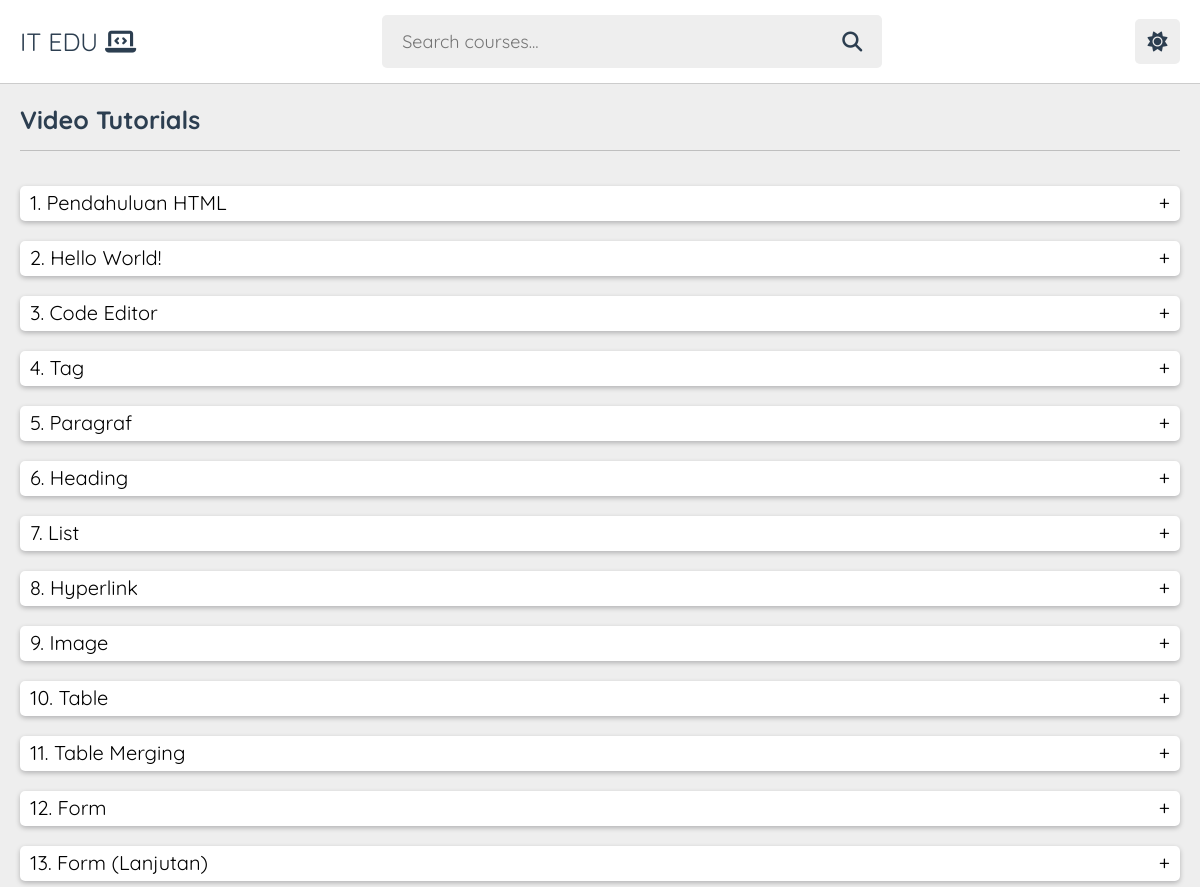
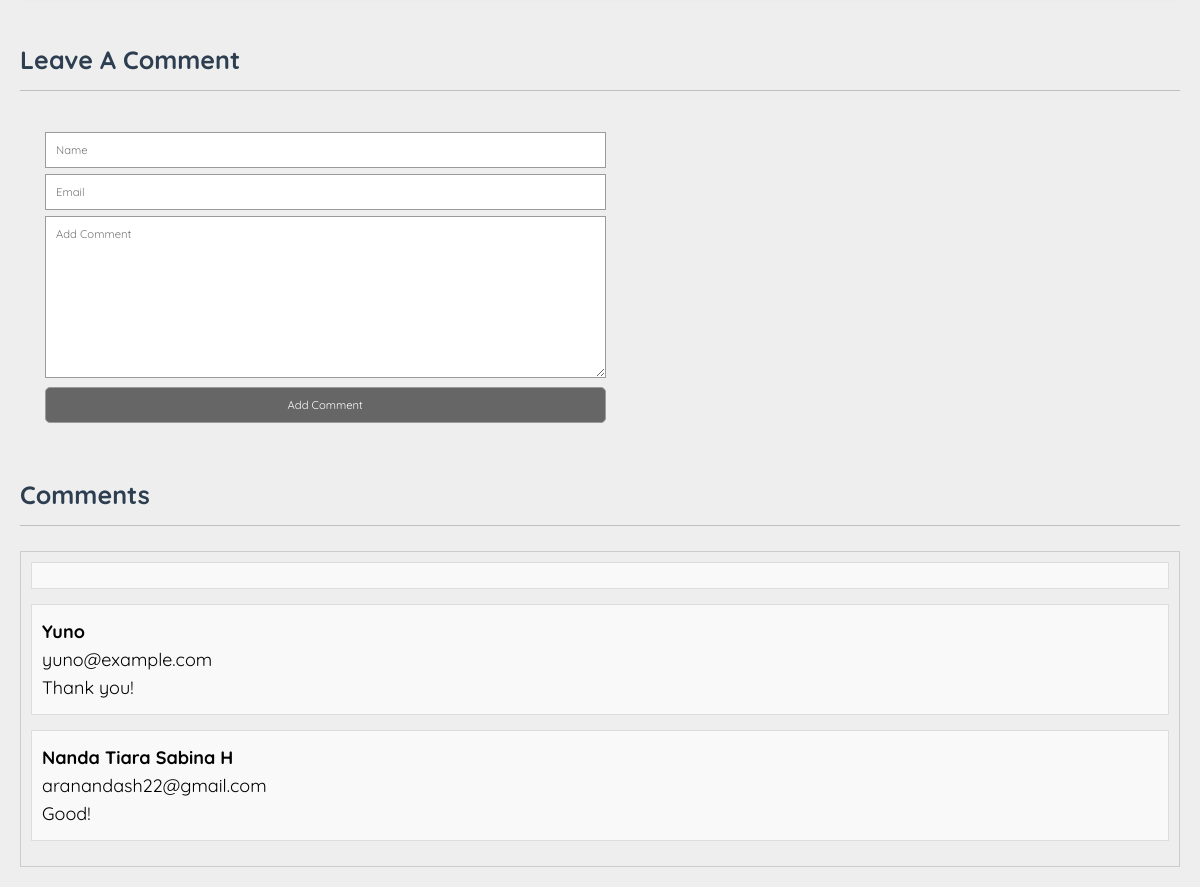
Page /playlist-html.php on the committed database (2 pictures, top to bottom).
### tables this page shows
CREATE TABLE `comments` (
  `id` int(11) NOT NULL,
  `name` varchar(255) NOT NULL,
  `email` varchar(255) NOT NULL,
  `comment` text NOT NULL,
  `date` timestamp NOT NULL DEFAULT current_timestamp() ON UPDATE current_timestamp(),
  `playlist` varchar(255) NOT NULL
);

### playlist-html.php (the view, shortened to what this page needs)
<?php include_once("inc_header.php") ?>
<section class="video-tutorials">
    <h1 class="heading">Video Tutorials</h1>
    <div class="accordion">
        <div class="tutorial">
            <div class="judul">1. Pendahuluan HTML</div>
        </div>
        <div class="tutorial">
            <div class="judul">2. Hello World!</div>
        </div>
        <div class="tutorial">
            <div class="judul">3. Code Editor</div>
        </div>
        <div class="tutorial">
            <div class="judul">4. Tag</div>
        </div>
        <div class="tutorial">
            <div class="judul">5. Paragraf</div>
        </div>
        <div class="tutorial">
            <div class="judul">6. Heading</div>
        </div>
        <div class="tutorial">
            <div class="judul">7. List</div>
        </div>
        <div class="tutorial">
            <div class="judul">8. Hyperlink</div>
        </div>
        <div class="tutorial">
            <div class="judul">9. Image</div>
        </div>
        <div class="tutorial">
            <div class="judul">10. Table</div>
        </div>
        <div class="tutorial">
            <div class="judul">11. Table Merging</div>
        </div>
        <div class="tutorial">
            <div class="judul">12. Form</div>
        </div>
        <div class="tutorial">
            <div class="judul">13. Form (Lanjutan)</div>
        </div>
    </div>
</section>
<section>
    <h1 class="heading">Leave a Comment</h1>
    <div class="comment-box">
        <form class="comment-form" method="post" action="proses_komentar.php">
            <input type="text" placeholder="Name" name="name" />
            <input type="email" placeholder="Email" name="email" />
            <textarea rows="10" placeholder="Add Comment" name="comment"></textarea>
            <input type="submit" value="add comment" class="inline-btn" name="Submit" />
        </form>
    </div>
</section>
<section>
    <h1 class="heading">Comments</h1>
    <div class="comment-section">
        <?php
        $playlist_name = "HTML";
        $sql = "SELECT * FROM comments WHERE playlist = '$playlist_name' ORDER BY id DESC";
        $result = mysqli_query($koneksi, $sql);
        if ($result) {
            while ($row = mysqli_fetch_assoc($result)) {
                echo "<div class='single-comment'>";
                echo "<p><strong>" . $row['name'] . "</strong></p>";
                echo "<p>" . $row['email'] . "</p>";
                echo "<p>" . $row['comment'] . "</p>";
                echo "</div>";
            }
        } else {
            echo "No comments for this playlist yet.";
        }
        ?>
    </div>
</section>
</body>
</html>

### css/style.css (style rules this page uses)
:root { --main-color: #9b9b9b; --red: #e74c3c; --orange: #f39c12; --light-color: #888; --light-bg: #eee; --black: #2c3e50; --white: #fff; --border: 0.1rem solid rgba(0, 0, 0, 0.2); --grey: #666666; }
* { font-family: "Quicksand", sans-serif; margin: 0; padding: 0; box-sizing: border-box; outline: none; border: none; text-decoration: none; }
html { font-size: 62.5%; overflow-x: hidden; }
body { background-color: var(--light-bg); }
section { padding: 2rem; margin: 0 auto; max-width: 1200px; }
.inline-btn, .inline-option-btn, .inline-delete-btn, .btn, .delete-btn, .option-btn { border-radius: 0.5rem; color: #fff; font-size: 1rem; cursor: pointer; text-transform: capitalize; padding: 1rem 3rem; text-align: center; margin-top: 1rem; }
.inline-btn, .inline-option-btn, .inline-delete-btn { display: inline-block; }
.btn, .inline-btn { background-color: var(--grey); }
.heading { font-size: 2.5rem; color: var(--black); margin-bottom: 2.5rem; border-bottom: var(--border); padding-bottom: 1.5rem; text-transform: capitalize; }
.comment-box { width: 100%; border: none; padding: 1.25rem 2.5rem; border-radius: 0.3125rem; display: flex; margin-right: 150px; }
.comment-box input, .comment-form textarea { width: 100%; padding: 1rem; margin: 0.3125rem 0; box-sizing: border-box; outline: none; font-size: 1.125rem; border: 1px solid var(--main-color); }
.accordion { display: flex; flex-direction: column; }
.tutorial { background-color: var(--white); margin: 10px 0; border-radius: 0.5rem; box-shadow: 0 2px 5px 0 rgba(0, 0, 9, 0.25); }
.judul { padding: 0.5rem 3rem 0.5rem 1rem; min-height: 3.5rem; line-height: 1.25rem; display: flex; align-items: center; position: relative; cursor: pointer; font-size: 20px; }
.judul::after { content: "\002b"; font-size: 2rem; position: absolute; right: 1rem; }
.comment-section { border: 1px solid #ccc; padding: 10px; margin-top: 20px; }
.single-comment { margin-bottom: 15px; padding: 10px; border: 1px solid #ddd; background-color: #f9f9f9; }
.single-comment p { margin: 5px 0; }
.single-comment strong { font-weight: bold; }
.comment-section .single-comment p { font-size: 18px; }

### rows in the picture
comments: name "Yuno", email "yuno@example.com", comment "Thank you!"
comments: name "Nanda Tiara Sabina H", email "aranandash22@gmail.com", comment "Good!"
